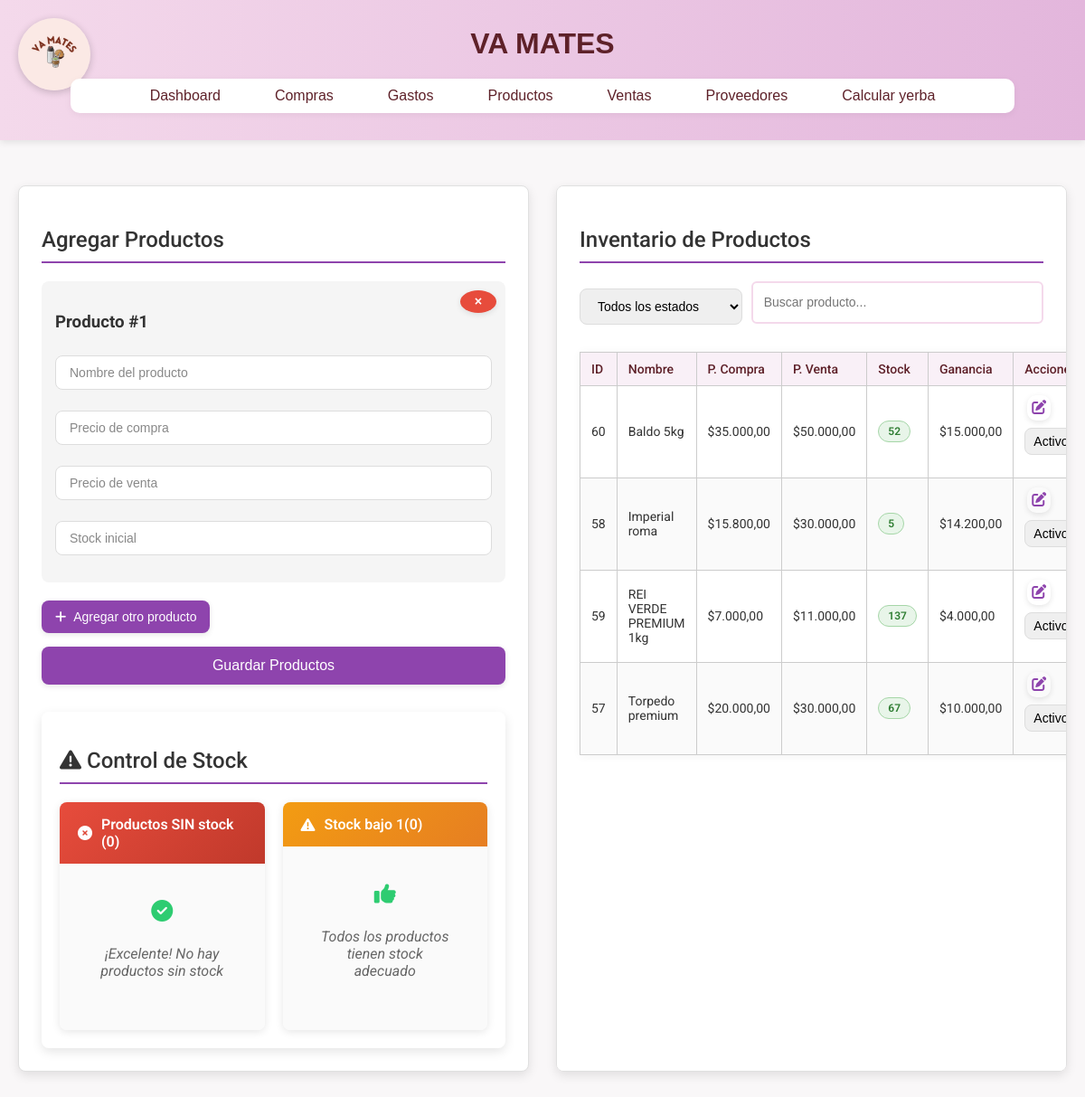
The app's page /productos/index.php, older data.
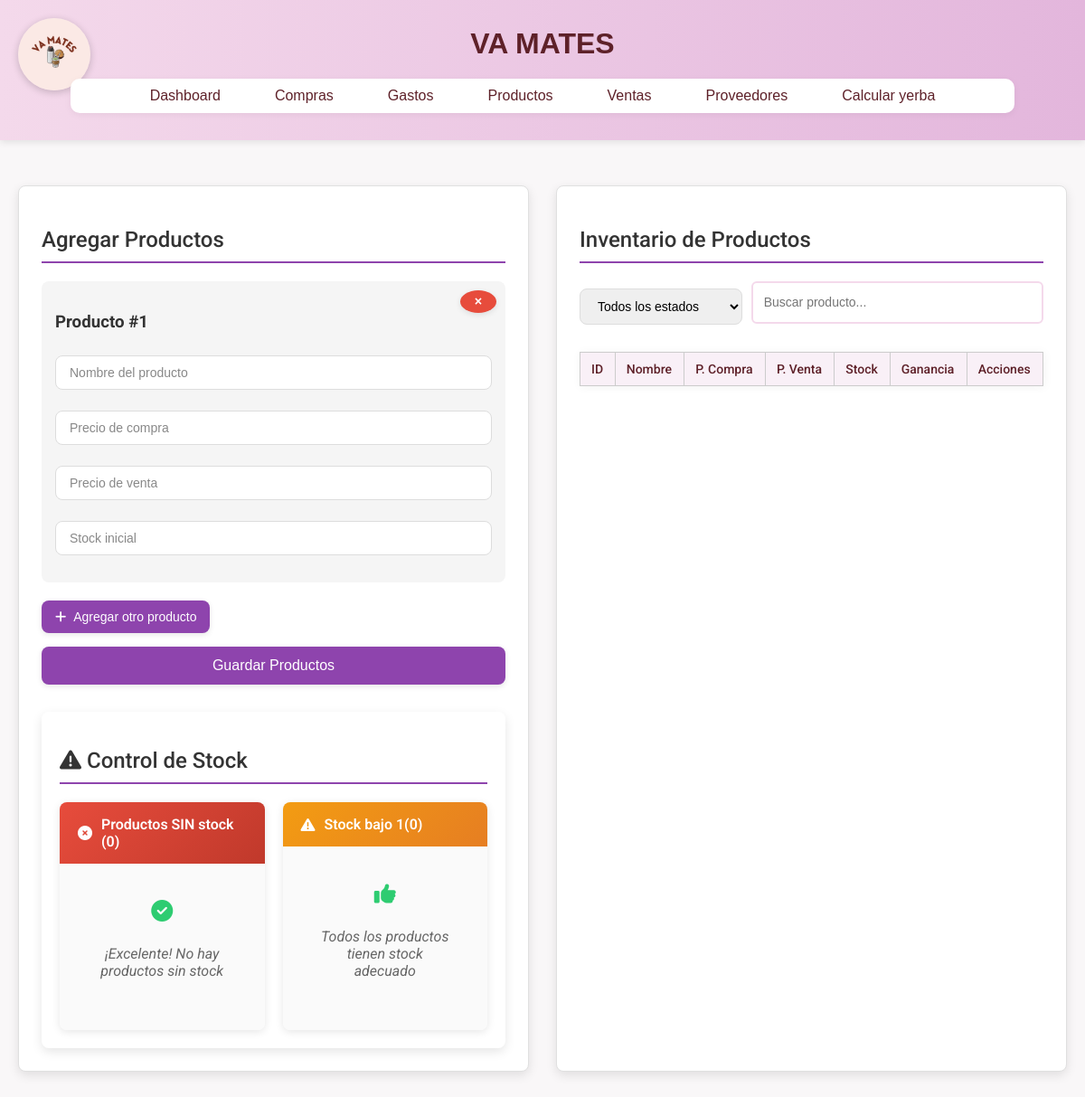
The same page, newer data.
### tables this page shows
CREATE TABLE `productos` (
  `id` int(11) NOT NULL,
  `nombre` varchar(100) NOT NULL,
  `precio_compra` decimal(10,2) NOT NULL,
  `precio` decimal(10,2) NOT NULL,
  `stock` int(11) NOT NULL,
  `diferencia` decimal(10,2) NOT NULL,
  `estado` enum('activo','desactivado') NOT NULL DEFAULT 'activo'
);

### productos/index.php (the view, shortened to what the changed rows need)
<?php include '../includes/header.php'; ?>
<head>
  <link rel="stylesheet" href="/vamates3/assets/css/styles.css">
  <link rel="stylesheet" href="https://cdnjs.cloudflare.com/ajax/libs/font-awesome/6.4.0/css/all.min.css">
</head>
<div class="container">
  <div class="column left">
    <h2>Agregar Productos</h2>
    <?php
      include '../config/config.php';
      $sql = "SELECT * FROM productos ORDER BY nombre ASC";
      $result = $conn->query($sql);
      $result->data_seek(0);
    ?>
    <div class="low-stock-section">
      <h2><i class="fas fa-exclamation-triangle"></i> Control de Stock</h2>
    </div>
  </div>
  <div class="column right">
    <h2>Inventario de Productos</h2>
    <table id="tablaProductos">
      <thead>
        <tr>
          <th>ID</th>
          <th>Nombre</th>
          <th>P. Compra</th>
          <th>P. Venta</th>
          <th>Stock</th>
          <th>Ganancia</th>
          <th>Acciones</th>
        </tr>
      </thead>
      <tbody>
        <?php
        while($producto = $result->fetch_assoc()):
          $ganancia = $producto['precio'] - $producto['precio_compra'];
          if ($producto['stock'] == 0) $claseStock = "badge-stock-critico";
          elseif ($producto['stock'] == 1) $claseStock = "badge-stock-bajo";
          else $claseStock = "badge-stock-normal";
        ?>
        <tr id="fila-producto-<?= $producto['id'] ?>" class="producto-row <?= $producto['estado'] == 'desactivado' ? 'producto-inactivo' : '' ?>">
          <td><?= $producto['id'] ?></td>
          <td><?= htmlspecialchars($producto['nombre']) ?></td>
          <td>$<?= number_format($producto['precio_compra'], 2, ',', '.') ?></td>
          <td>$<?= number_format($producto['precio'], 2, ',', '.') ?></td>
          <td>
            <span class="badge <?= $claseStock ?>">
              <?= $producto['stock'] ?>
            </span>
          </td>
          <td>$<?= number_format($ganancia, 2, ',', '.') ?></td>
          <td>
            <button class="btn-action btn-edit" onclick="editarProducto(<?= $producto['id'] ?>)">
              <i class="fas fa-edit"></i>
            </button>
            <select class="control" style="width: 120px; padding: 5px;" onchange="cambiarEstado(<?= $producto['id'] ?>, this.value)">
              <option value="activo" <?= $producto['estado'] == 'activo' ? 'selected' : '' ?>>Activo</option>
            </select>
          </td>
        </tr>
        <?php endwhile; ?>
      </tbody>
    </table>
  </div>
</div>

Row changes from the older to the newer data that the page shows:
removed productos: id "60", nombre "Baldo 5kg", precio_compra "35.000,00", precio "50.000,00", stock "52", ganancia "15.000,00", estado+id "Activo"
removed productos: id "58", nombre "Imperial roma", precio_compra "15.800,00", precio "30.000,00", stock "5", ganancia "14.200,00", estado+id "Activo"
removed productos: id "59", nombre "REI VERDE PREMIUM 1kg", precio_compra "7.000,00", precio "11.000,00", stock "137", ganancia "4.000,00", estado+id "Activo"
removed productos: id "57", nombre "Torpedo premium", precio_compra "20.000,00", precio "30.000,00", stock "67", ganancia "10.000,00", estado+id "Activo"
